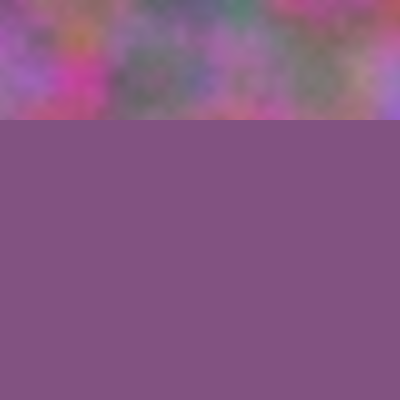
Frame 1 (no input)
Frame 60 (the mouse pressed at the canvas centre just before this capture): identical to frame 1, image omitted
Frame 120 (the mouse held since frame 60 and released just before this capture): identical to frame 1, image omitted

The Processing sketch that drew this single still picture (run headless with seeded random() and noise(); from frame 60 on, the mouse is pressed at the canvas centre):

// Processing sketch: sketch_81
// ── sketch_81.pde
// episode 81 fun programming
// how to read the color of a pixel

void setup() {
	size(400, 400);

	for (int x =0; x < width; x++) {
		for(int y =0; y < 120; y++) {
			
			float r = map(noise(x / 80.0, y/80.0, 10.0), 0, 1, 0, 255);
			float g = map(noise(x / 80.0, y/80.0, 20.0), 0, 2, 0, 255);
			float b = map(noise(x / 80.0, y/80.0, 30.0), 0, 1, 0, 255);

			stroke(r,g,b);
			point(x,y);
		}
	}
}

void draw() {
	color color_under_mouse = get(mouseX, mouseY);
	fill(color_under_mouse);
	noStroke();
	rect(0,120,width,280);
}
